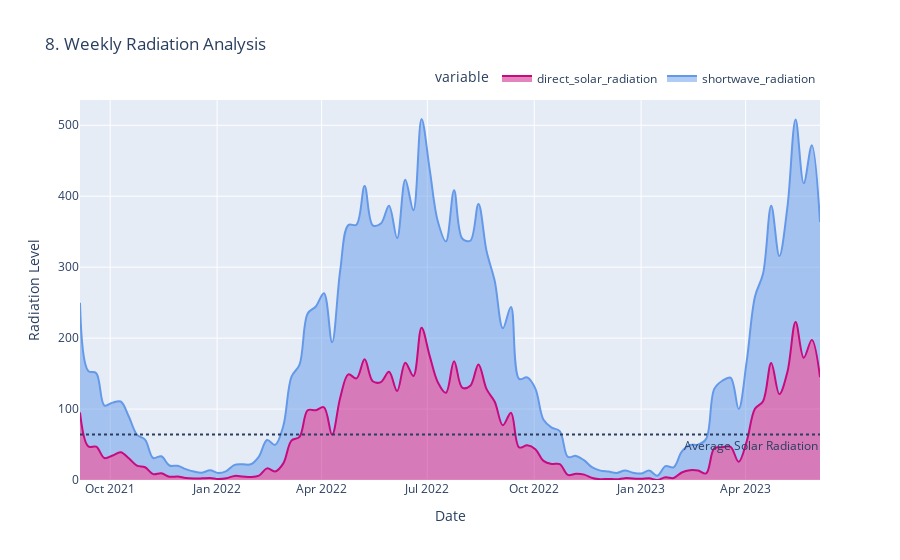

Source (notebook cell):
### Code cell
fig = px.area(weekly, x=weekly.index, y=["direct_solar_radiation","shortwave_radiation"],
              title='8. Weekly Radiation Analysis',
              color_discrete_map={"shortwave_radiation": "#6499E9",
                                  "direct_solar_radiation": "#C70A80"},
              line_shape='spline')
fig.add_hline(y=meanSolar, line_dash="dot",
              annotation_text="Average Solar Radiation", annotation_position="bottom right")
fig.update_layout(xaxis_title="Date", yaxis_title="Radiation Level",
                  legend=dict(orientation="h", yanchor="bottom", y=1.02, xanchor="right", x=1))
fig.show()
